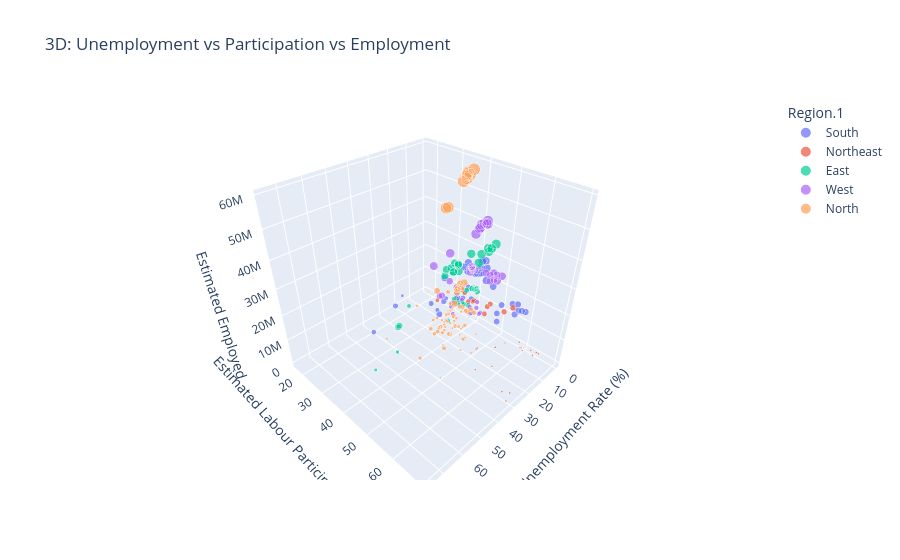

Notebook cell for this chart:
### Code cell
# SCATTER 3D / Unemployment vs Participation vs Employment
fig = px.scatter_3d(df,
                    x='Estimated Unemployment Rate (%)',
                    y='Estimated Labour Participation Rate (%)',
                    z='Estimated Employed',
                    color='Region.1',
                    size='Estimated Employed',
                    hover_name='Region',
                    title='3D: Unemployment vs Participation vs Employment')
fig.show()
